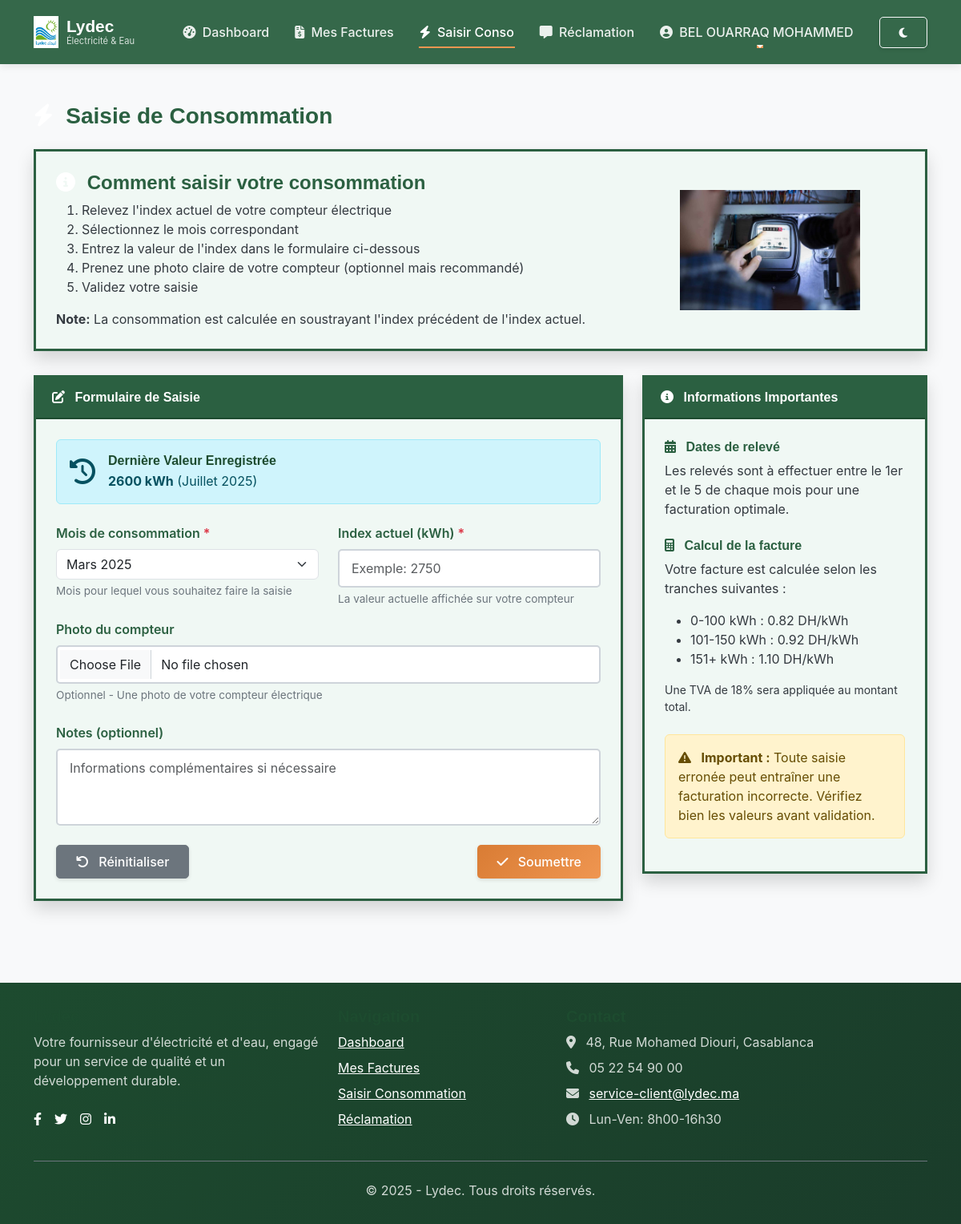
Before: /IHM/client/client_new_consumption.php (signed in) with the older database file.
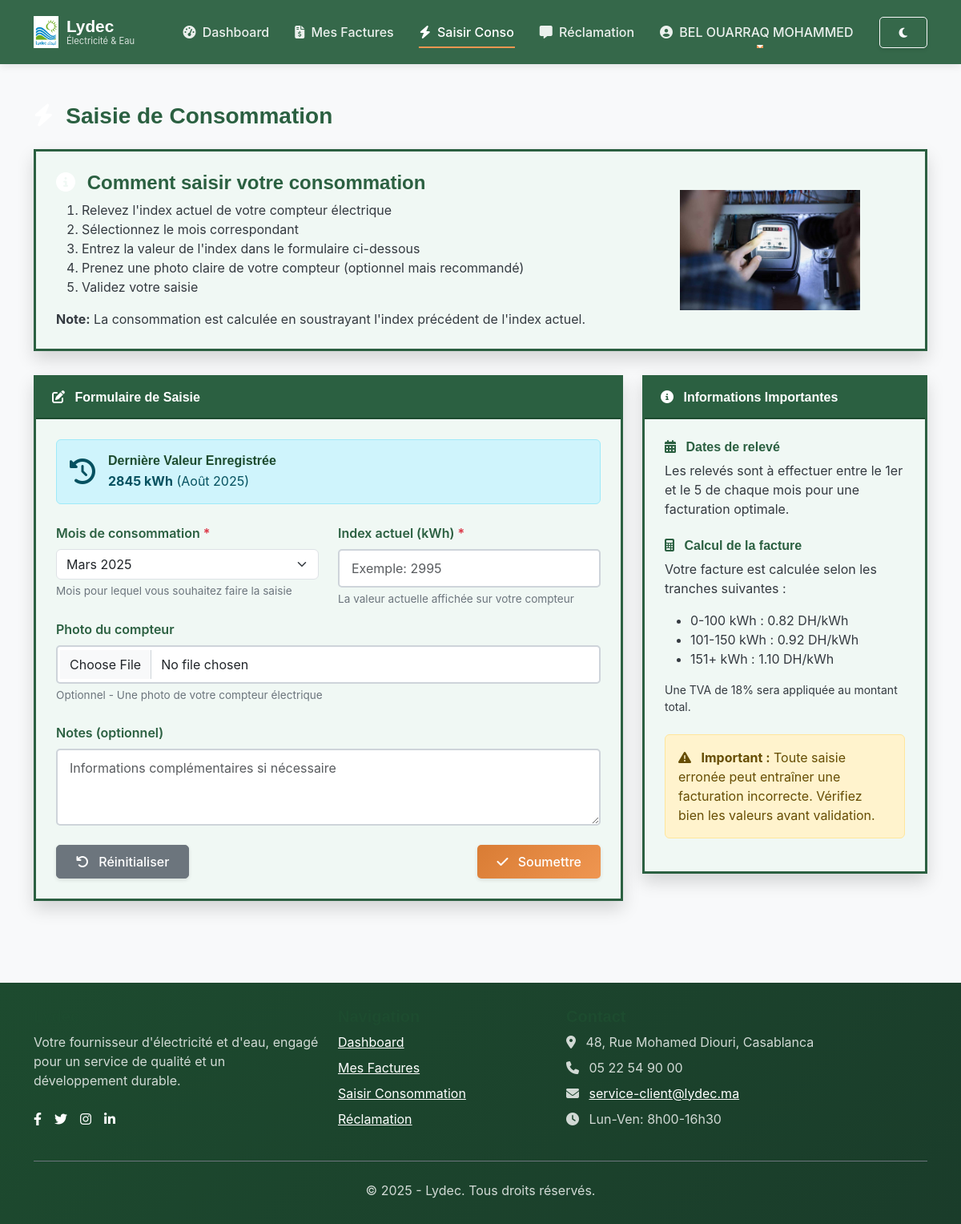
After: the same page with the newer database file.
### tables this page shows
CREATE TABLE Consumption (
                idC INTEGER PRIMARY KEY AUTOINCREMENT,
                client_id INTEGER NOT NULL,
                month TEXT NOT NULL,
                current_reading INTEGER NOT NULL,
                photo TEXT,
                dateReleve TEXT NOT NULL DEFAULT (datetime('now')),
                status TEXT NOT NULL DEFAULT 'pending',
                FOREIGN KEY (client_id) REFERENCES Client(id)
            );

### BD/Consumption.php (called while the page is built, shortened)
<?php
class Consumption {
    private $pdo;
    public function __construct($pdo) {
        $this->pdo = $pdo;
    }
    public function getLastConsumption($clientId) {
        try {
            $sql = "SELECT * FROM Consumption WHERE client_id = ? ORDER BY dateReleve DESC, idC DESC LIMIT 1";
            $stmt = $this->pdo->prepare($sql);
            $stmt->execute([$clientId]);
            $row = $stmt->fetch(\PDO::FETCH_ASSOC);
            return [
                'id' => $row['idC'] ?? null,
                'client_id' => $row['client_id'] ?? null,
                'month' => $row['month'] ?? null,
                'current_reading' => $row['current_reading'] ?? null,
                'photo' => $row['photo'] ?? null,
                'dateReleve' => $row['dateReleve'] ?? null,
                'status' => $row['status'] ?? 'pending'
            ];
        } catch (\PDOException $e) {
            error_log("Error in getLastConsumption: " . $e->getMessage());
            return null;
        }
    }
}
?>

### IHM/client/client_new_consumption.php (the view, shortened to what the changed rows need)
<?php
require_once '../../BD/db.php';
require_once '../../BD/Consumption.php';
$clientId = $_SESSION['client']['id'];
$consumptionModel = new Consumption($pdo);
$lastConsumption = $consumptionModel->getLastConsumption($clientId);
$previousReading = $lastConsumption ? $lastConsumption['current_reading'] : 0;
?>
<div class="container my-4">
    <div class="d-sm-flex align-items-center justify-content-between mb-4">
        <h1 class="h3 mb-0" data-aos="fade-right" style="color: #2B6041 !important; font-weight: bold !important;">
            <i class="fas fa-bolt me-2 text-primary"></i>
            Saisie de Consommation
        </h1>
    </div>
    <div class="row">
        <div class="col-lg-8 mb-4" data-aos="fade-up" data-aos-delay="100">
            <div class="consumption-card">
                <div class="card-body">
                    <form id="consumptionForm" enctype="multipart/form-data">
                        <div class="alert alert-info mb-4">
                            <div class="d-flex align-items-center">
                                <div>
                                    <h6 class="mb-1">Dernière Valeur Enregistrée</h6>
                                    <p class="mb-0">
                                        <?php if ($lastConsumption): ?>
                                            <strong><?php echo $previousReading; ?> kWh</strong>
                                            (<?php echo htmlspecialchars($lastConsumption['month']); ?>)
                                        <?php else: ?>
                                            Aucune valeur précédente
                                        <?php endif; ?>
                                    </p>
                                </div>
                            </div>
                        </div>
                        <div class="row mb-3">
                            <div class="col-md-6">
                                <label for="current_reading" class="form-label">Index actuel (kWh) <span class="text-danger">*</span></label>
                                <input type="number" class="form-control" id="current_reading" name="current_reading"
                                       min="<?php echo $previousReading; ?>" step="1" required
                                       placeholder="Exemple: <?php echo $previousReading + 150; ?>">
                                <div class="form-hint">La valeur actuelle affichée sur votre compteur</div>
                            </div>
                        </div>
                    </form>
                </div>
            </div>
        </div>
    </div>
</div>
<?php
require_once '../templates/client_template.php';
?>

Changed rows visible on the page:
no longer on this page (row unchanged): consumption: current_reading "2600", month "Juillet 2025", current_reading "Exemple: 2750"
added consumption: current_reading "2845", month "Août 2025", current_reading "Exemple: 2995"
